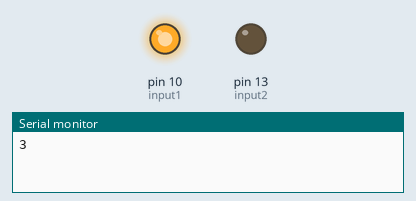
This sketch was run on a simulated Arduino Uno, built with avr-gcc and run on an emulated ATmega328P. Shown: output pins drawn as LEDs (lit = HIGH), the last lines printed to the serial monitor.

Above: at 1.7 s.
At 4.0 s:
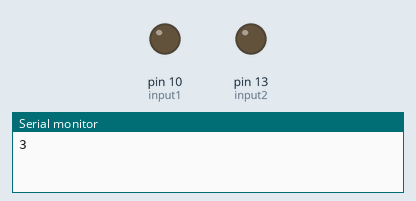
At 5.9 s:
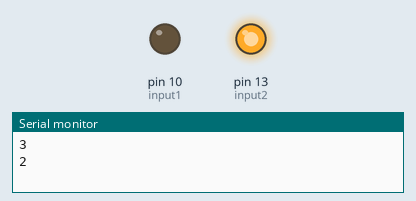
Timing chart, 0 to 10.8 s (numbered marks = the images above):
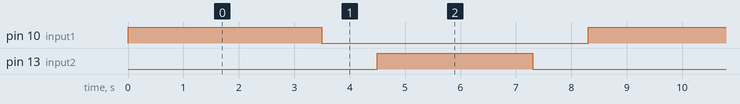

Measured:
- by itself, pin 10 (input1): alternates HIGH for 3.5 s and LOW for 4.8 s
- by itself, pin 13 (input2): alternates HIGH for 2.8 s and LOW for 5.5 s
- by itself, everything shown: repeats every 8.3 s, in 4 steps

The sketch:

step2.ino
```cpp
int input1 = 10; //10번핀으로 제어
int input2 = 13; //13번핀으로 제어

void setup() {
  pinMode(input1, OUTPUT);
  pinMode(input2, OUTPUT);

  Serial.begin(9600);
}

void loop() {
  digitalWrite(input1, HIGH) ;
  digitalWrite(input2, LOW) ;
  Serial.println("3"); //input1작동시 시리얼프린트에 "3"이라고표시됨
  //모터가 어느방향으로 돌아가는지 알수 있음
  delay(3500); //3.5초간 작동
  digitalWrite(input1, LOW) ;
  digitalWrite(input2, LOW) ; //input1,2 멈춤
  delay(1000); //1초간 작동
  digitalWrite(input1, LOW);
  digitalWrite(input2, HIGH); //input2 작동
  Serial.println("2"); //input2작동시 시리얼프린트에 "2"라고표시됨
  delay(2800) ; //2.8초간 작동
  digitalWrite(input1, LOW) ;
  digitalWrite(input2, LOW) ; //input1,2 멈춤
  delay (1000) ; //1초간 작동
}
```
